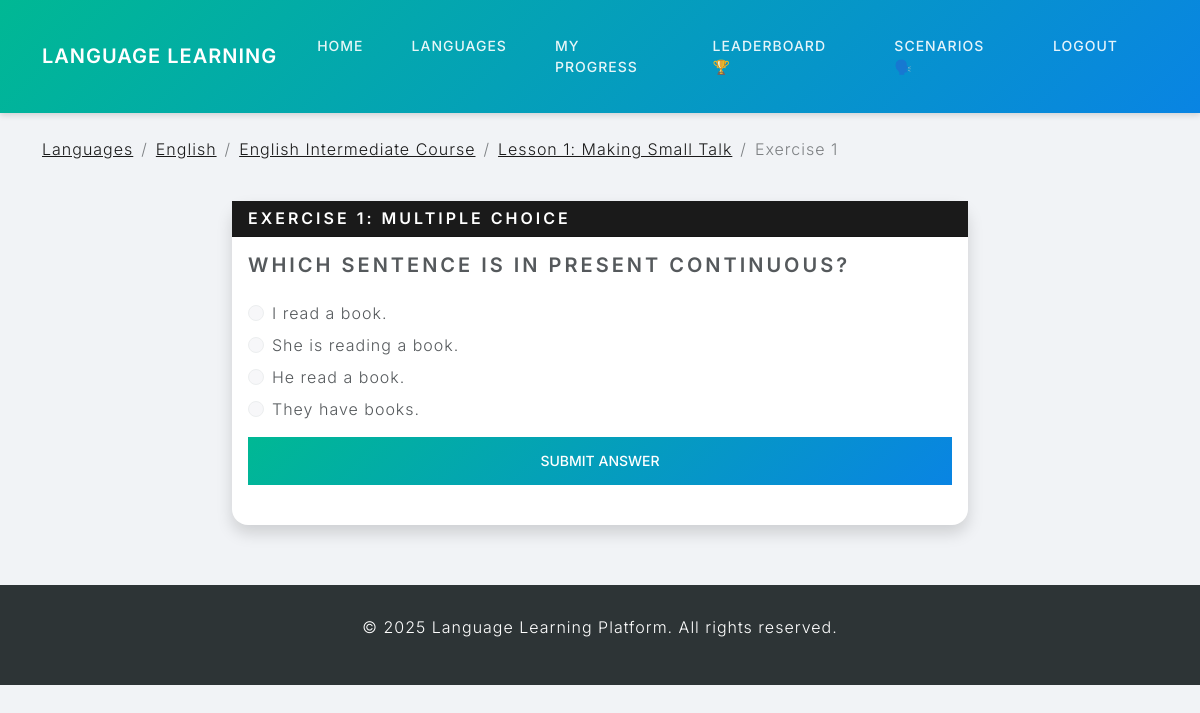
The app's page /exercise/52/ (signed in) with its own data.
### courses/models.py (models this page shows, shortened)
class Exercise(models.Model):
    EXERCISE_TYPES = [
        ('multiple_choice', 'Multiple Choice'),
        ('fill_blank', 'Fill in the Blank'),
        ('translation', 'Translation'),
        ('matching', 'Matching'),
        ('speaking', 'Speaking'),
    ]
    lesson = models.ForeignKey(Lesson, on_delete=models.CASCADE, related_name='exercises')
    type = models.CharField(max_length=20, choices=EXERCISE_TYPES)
    question = models.TextField()
    answer = models.TextField()
    options = models.JSONField(blank=True, null=True)  # For multiple choice or matching
    points = models.PositiveIntegerField(default=10)
    order = models.PositiveIntegerField()
    pairs = models.JSONField(blank=True, null=True)
    class Meta:
        ordering = ['order']

class Lesson(models.Model):
    title = models.CharField(max_length=100)
    course = models.ForeignKey(Course, on_delete=models.CASCADE, related_name='lessons')
    content = models.TextField()
    order = models.PositiveIntegerField()
    audio = models.FileField(upload_to='lesson_audio/', blank=True, null=True)
    class Meta:
        ordering = ['order']

class Course(models.Model):
    LEVEL_CHOICES = [
        ('beginner', 'Beginner'),
        ('intermediate', 'Intermediate'),
        ('advanced', 'Advanced'),
    ]
    title = models.CharField(max_length=100)
    description = models.TextField()
    language = models.ForeignKey(Language, on_delete=models.CASCADE, related_name='courses')
    level = models.CharField(max_length=20, choices=LEVEL_CHOICES, default='beginner')
    image = models.ImageField(upload_to='course_images/', blank=True, null=True)
    created_at = models.DateTimeField(auto_now_add=True)
    updated_at = models.DateTimeField(auto_now=True)

class Language(models.Model):
    name = models.CharField(max_length=50)
    code = models.CharField(max_length=10)
    flag_image = models.ImageField(upload_to='language_flags/', blank=True, null=True)

### courses/views.py (the view)
# urls.py: path('exercise/<int:exercise_id>/', views.exercise_detail, name='exercise_detail'),
@login_required
def exercise_detail(request, exercise_id):
    exercise = get_object_or_404(Exercise, id=exercise_id)
    return render(request, 'courses/exercise_detail.html', {
        'exercise': exercise
    })

### courses/templates/courses/exercise_detail.html (shortened to what this page needs)
{% extends 'base.html' %}
{% block content %}
<div class="row mb-4">
    <div class="col-12">
        <nav aria-label="breadcrumb">
            <ol class="breadcrumb">
                <li class="breadcrumb-item"><a href="{% url 'courses:language_list' %}">Languages</a></li>
                <li class="breadcrumb-item"><a href="{% url 'courses:course_list' exercise.lesson.course.language.id %}">{{ exercise.lesson.course.language.name }}</a></li>
                <li class="breadcrumb-item"><a href="{% url 'courses:course_detail' exercise.lesson.course.id %}">{{ exercise.lesson.course.title }}</a></li>
                <li class="breadcrumb-item"><a href="{% url 'courses:lesson_detail' exercise.lesson.id %}">{{ exercise.lesson.title }}</a></li>
                <li class="breadcrumb-item active" aria-current="page">Exercise {{ exercise.order }}</li>
            </ol>
        </nav>
    </div>
</div>
<div class="row justify-content-center">
    <div class="col-md-8">
        <div class="card shadow">
            <div class="card-header bg-primary text-white">
                <h5 class="card-title mb-0">Exercise {{ exercise.order }}: {{ exercise.get_type_display }}</h5>
            </div>
            <div class="card-body">
                <h4 class="mb-4">{{ exercise.question }}</h4>
                <form id="exercise-form" class="mb-4">
                    {% if exercise.type == 'multiple_choice' %}
                    <div class="mb-3">
                        {% for option in exercise.options %}
                        <div class="form-check mb-2">
                            <input class="form-check-input" type="radio" name="answer" id="option{{ forloop.counter }}" value="{{ option }}">
                            <label class="form-check-label" for="option{{ forloop.counter }}">
                                {{ option }}
                            </label>
                        </div>
                        {% endfor %}
                    </div>
                    {% elif exercise.type == 'fill_blank' %}
                    <div class="mb-3">
                        <input type="text" class="form-control" name="answer" placeholder="Your answer">
                    </div>
                    {% elif exercise.type == 'translation' %}
                    <div class="mb-3">
                        <textarea class="form-control" name="answer" rows="3" placeholder="Your translation"></textarea>
                    </div>
                    {% endif %}
                    <div class="d-grid">
                        <button type="submit" class="btn btn-primary">Submit Answer</button>
                    </div>
                </form>
            </div>
        </div>
    </div>
</div>
{% endblock %}
{% block extra_css %}
<link rel="stylesheet" href="https://cdn.jsdelivr.net/npm/bootstrap-icons@1.8.1/font/bootstrap-icons.css">
{% endblock %}

### courses/templates/base.html (style rules this page uses)
body { background-color: #f1f3f6; font-family: 'Inter', sans-serif; }
.card { border: none; border-radius: 16px; box-shadow: 0 10px 25px rgba(0, 0, 0, 0.08); transition: transform 0.3s ease; }
.btn-primary { background: linear-gradient(135deg, #00b894 0%, #0984e3 100%); border: none; font-weight: 500; }

### records on screen
Exercise: lesson.course.language.name "English", lesson.course "English Intermediate Course", lesson "Lesson 1: Making Small Talk", order "1", type "MULTIPLE CHOICE", question "WHICH SENTENCE IS IN PRESENT CONTINUOUS?"

### other values on screen
{{ option }} "I read a book." "She is reading a book." "He read a book." "They have books."
